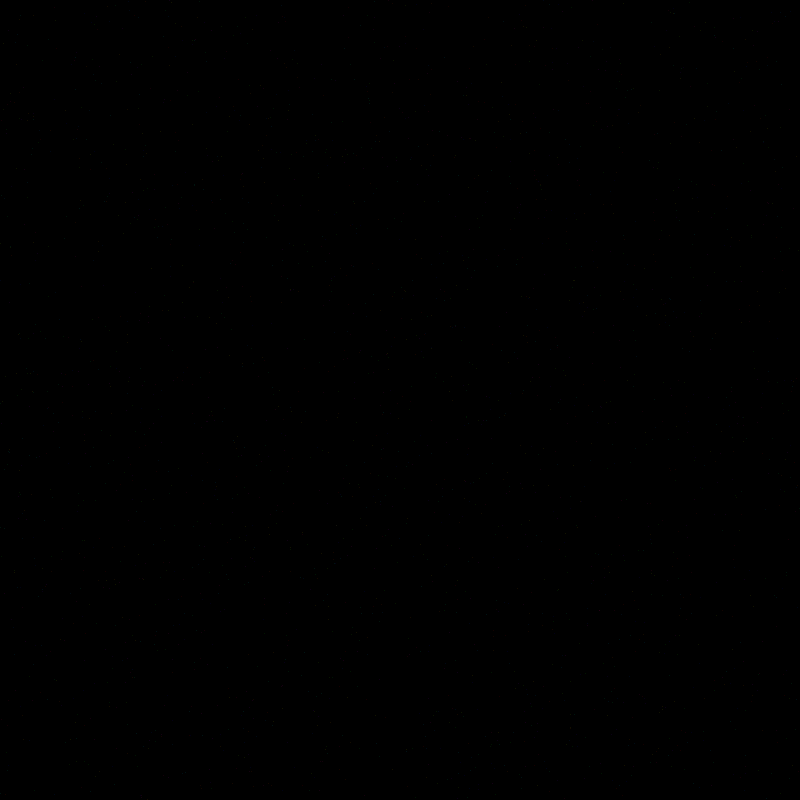
Frame 1 (no input)
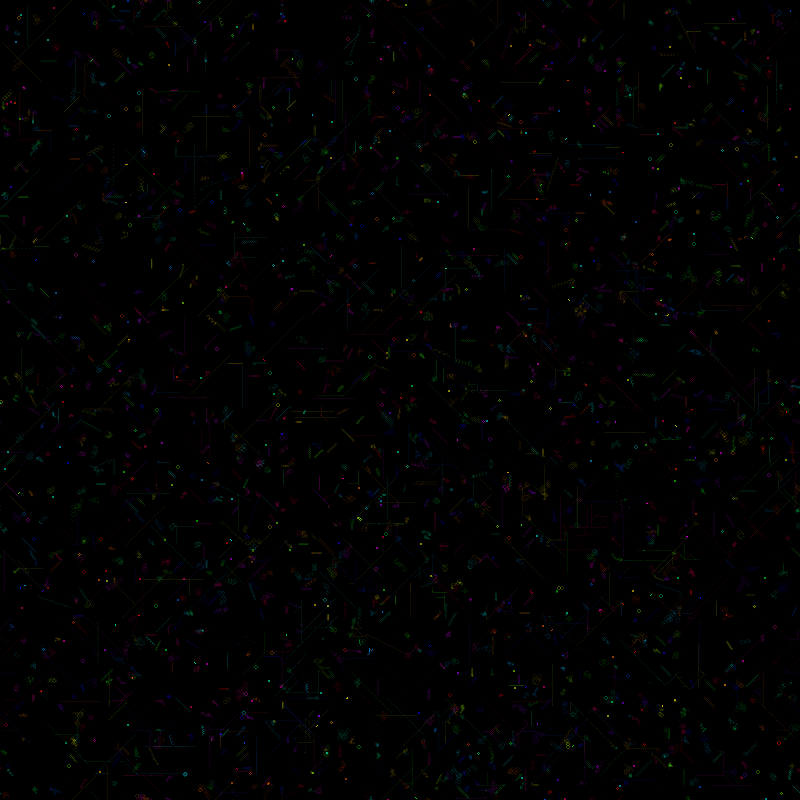
Frame 60 (the mouse pressed at the canvas centre just before this capture)
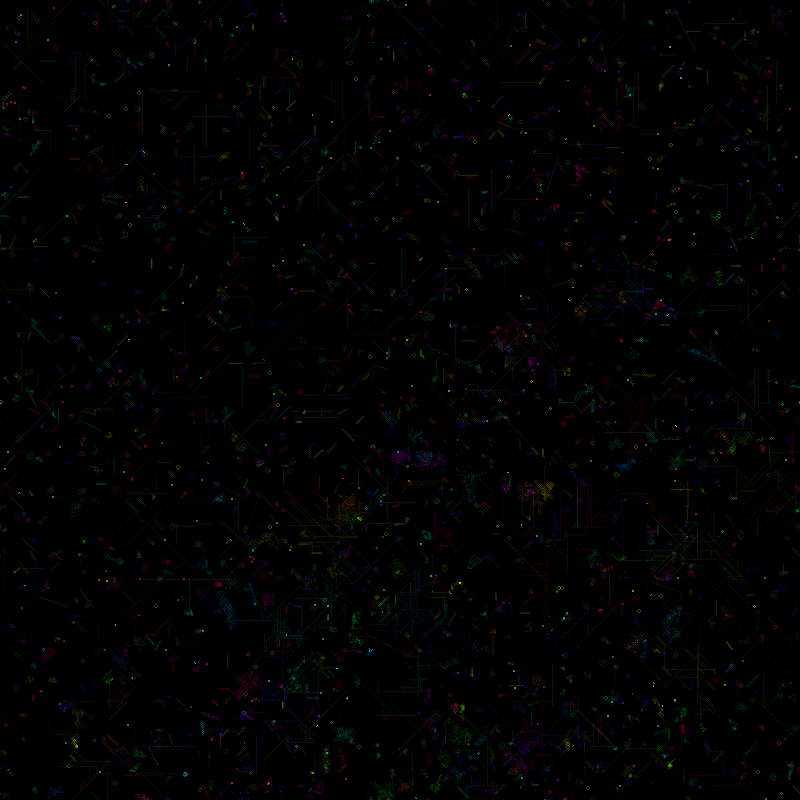
Frame 120 (the mouse held since frame 60 and released just before this capture)

The Processing sketch that drew these frames (run headless with seeded random() and noise(); from frame 60 on, the mouse is pressed at the canvas centre):

// Processing sketch: evolving_ant_farm
// ── evolving_ant_farm.pde
/*
  Evolving Ant Farm
 -----------------
 This program simulates a colony of langton ants. These ants however will age and die overtime and can only reproduce by eating.
 When an ant reproduces its offspring will mutate slightly. This leads to the evolution of unique species which will compete.
 
 written by Adrian Margel, Fall 2018
 */


//---------------------------------
//         Basic Settings
//---------------------------------

//if food is displayed
boolean displayFood=false;
//if the color of the ant is displayed or the trail itself
boolean displayColor=true;
//if the ants move in eight directions or four
boolean eightDirections=true;
//if the food spawns in a disk
boolean foodDisk=false;
//if the map will have varied spawning rules for food (biomes)
boolean multiBiome=true;
//how transparent the ants are (0 to 255)
int opacity=20;
//redraw the an ant's tiles after it dies
boolean redrawDead=false;
//how fast the hue of a species changes
float hueChange=3;
//how fast the screen fades to black (0 to 255, generally works best set to 0 for no fade)
int fade=0;

//the number of different types of tiles
int tileTypes=5;

//---------------------------------



//the map of all tiles
Tile[][] tiles;

//all alive ants
ArrayList<Ant> ants;

//how much the camera is zoomed in
float zoom=1;

void setup() {
  //setup window size
  size(800, 800);
  //set color to use hue
  colorMode(HSB);

  //setup map to size of screen
  tiles=new Tile[width][height];
  for (int x=0; x<tiles.length; x++) {
    for (int y=0; y<tiles[x].length; y++) {
      tiles[x][y]=new Tile(0, new Vector(x, y));
    }
  }

  //spawn starting random ants
  ants=new ArrayList<Ant>();
  for (int i=0; i<5000; i++) {
    spawnRandomAnt();
  }

  //draw starting tiles
  for (int x=0; x<tiles.length; x++) {
    for (int y=0; y<tiles[x].length; y++) {
      fill(tiles[x][y].type*255/tileTypes);
      noStroke();
      rect(x*zoom, y*zoom, zoom, zoom);
    }
  }

  //set framerate really high so it'll max out
  frameRate(300);
}
void draw() {
  //fade screen to black if fade is on
  if(fade>0){
    fill(0,fade);
    noStroke();
    rect(0,0,width,height);
  }
  //try to spawn up to 200 new food tiles
  for (int i=0; i<200; i++) {
    spawnFood(tiles);
  }

  //move all ants
  for (int i=0; i<ants.size(); i++) {
    ants.get(i).move(tiles);
  }

  //remove and kill all dead ants
  for (int i=ants.size()-1; i>=0; i--) {
    if (!ants.get(i).alive) {
      ants.get(i).die();
      ants.remove(i);
    }
  }
}



//-------------General Methods-------------



//spawns food onto the map
void spawnFood(Tile[][] grid) {
  //if the tile was successfully placed
  boolean placed=false;
  //the number of times it will attempt to place the food
  int tries=100;
  while (!placed&&tries>0) {
    //how many more times it will try to place the food
    tries--;

    int x, y;
    //spawn food
    if (!foodDisk) {
      //spawn food in square
      x=(int)random(0, tiles.length);
      y=(int)random(0, tiles[0].length);
    } else {
      //spawning food in a circle
      float d=random(0, 400);
      float a=random(0, TWO_PI);
      x=(int)(cos(a)*d)+400;
      y=(int)(sin(a)*d)+400;
    }

    //if food somehow spawns out of bounds loop it around back into bounds
    if (x<0) {
      x=x+grid.length;
    }
    if (x>=grid.length) {
      x=x-grid.length;
    }
    if (y<0) {
      y=y+grid[0].length;
    }
    if (y>=grid[0].length) {
      y=y-grid[0].length;
    }

    //calculate using a simple set of rules if the food can spawn at this position
    //this is based on the amount of air around the tile

    if (multiBiome) {
      //rules vary over space creating multiple biomes
      int surr=getSurround(tiles, 0, new Vector(x, y), 4);
      if (grid[x][y].type==0&&(surr>x/10&&surr<x/10+y/10)) {
        //if the food can spawn then replace the tile with food
        grid[x][y].resetTile();
        grid[x][y].type=tileTypes;
        //draw the food optionally
        if (displayFood) {
          fill(100, 255, 150,opacity);
          noStroke();
          rect(x*zoom, y*zoom, zoom, zoom);
        }
        //set flag that the tile was placed
        placed=true;
      }
    } else {
      //simpler single biome ruleset
      int surr=getSurround(tiles, 0, new Vector(x, y), 2)+getSurround(tiles, tileTypes, new Vector(x, y), 2);
      if (grid[x][y].type==0&&surr>20&&surr<25) {
        //if the food can spawn then replace the tile with food
        grid[x][y].resetTile();
        grid[x][y].type=tileTypes;
        //draw the food optionally
        if (displayFood) {
          fill(100, 255, 150);
          noStroke();
          rect(x*zoom, y*zoom, zoom, zoom);
        }
        //set flag that the tile was placed
        placed=true;
      }
    }
  }
}

//get the number of tiles surrounding a tile
int getSurround(Tile[][] grid, int fType, Vector pos, int range) {
  int total=0;
  for (int tx=-range; tx<=range; tx++) {
    for (int ty=-range; ty<=range; ty++) {
      int x=pos.x+tx;
      int y=pos.y+ty;
      if (x<0) {
        x=x+grid.length;
      }
      if (x>=grid.length) {
        x=x-grid.length;
      }
      if (y<0) {
        y=y+grid[0].length;
      }
      if (y>=grid[0].length) {
        y=y-grid[0].length;
      }
      if (grid[x][y].type==fType) {
        total++;
      }
    }
  }
  return total;
}

//spawn new ants
void spawnRandomAnt() {
  ants.add(new Ant(new Vector((int)random(0, tiles.length), (int)random(0, tiles[0].length))));
}
void spawnFromRandom(ArrayList<Ant> options) {
  int id=(int)random(0, options.size());
  spawnAnt(options.get(id), new Vector(options.get(id).pos));
}
void spawnAnt(Ant parAnt, Vector pos) {
  ants.add(new Ant(parAnt, pos));
  ants.get(ants.size()-1).mutate();
}



//-------------Classes-------------



//simple integer based vector class
class Vector {
  int x, y;
  Vector(int tx, int ty) {
    x=tx;
    y=ty;
  }
  Vector(Vector clone) {
    x=clone.x;
    y=clone.y;
  }
  boolean isSame(Vector compare) {
    return compare.x==x&&compare.y==y;
  }
}

//this class generates random numbers to be used in mutations
//the mutator class is also able to be mutated
class Mutator {

  //maximum value to be produced
  float high;
  //other values for the math equation used to generate numbers
  float spread;
  float modifier;

  //if true it cannot mutate it's high value
  boolean fixedHigh;

  Mutator(float s, float h, float mod) {

    spread=s;
    high=h;
    modifier=mod;
    fixedHigh=false;
  }

  //create a mutator based off another mutator
  Mutator(Mutator clone) {

    spread=clone.spread;
    high=clone.high;
    modifier=clone.modifier;
    fixedHigh=clone.fixedHigh;
  }

  //set high to be fixed
  void fixHigh() {
    fixedHigh=true;
  }

  //mutate the mutator based on other mutators
  void mutate(Mutator mutateMutateHigh, Mutator mutateMutateSpread, Mutator mutateMutateMod) {
    if (!fixedHigh) {
      if ((int)random(0, 2)==1) {
        high+=mutateMutateHigh.getValue();
      } else {
        high-=mutateMutateHigh.getValue();
      }
    }
    high=max(high, 0.001);

    if ((int)random(0, 2)==1) {
      spread+=mutateMutateSpread.getValue();
    } else {
      spread-=mutateMutateSpread.getValue();
    }
    spread=min(max(spread, 1), 10);

    if ((int)random(0, 2)==1) {
      modifier+=mutateMutateMod.getValue();
    } else {
      modifier-=mutateMutateMod.getValue();
    }
    modifier=max(modifier, 0);
  }

  //get the value for a seed number from 0 to 1
  float getValue(float in) {
    float val=(pow(in, spread)*pow(high, 2)+in*modifier*high)/(high+modifier);
    return val;
  }

  //get a float value
  float getValue() {
    float x=random(0, 1);
    return getValue(x);
  }

  //get an int value
  int getIntValue() {
    int temp=(int)getValue();
    return temp;
  }
}

//this class checks for the existance of a certain tile type at a certain relative position
class Find {
  //the relative position of the tile to be checked
  Vector pos;
  //the type of tile expected
  int type;

  Find(Find clone) {
    type=clone.type;
    pos=new Vector(clone.pos);
  }
  Find(Vector p, int t) {
    pos=new Vector(p);
    type=t;
  }

  //returns true if the tile type matches the expected type at position searched
  //the pos will be rotated based on direction to ensure that ants cannot form directional biases
  boolean matches(Tile[][] grid, Vector p, int direction) {
    int xAdd=0;
    int yAdd=0;
    if (direction==0) {
      xAdd=pos.x;
      yAdd=pos.y;
    } else if (direction==1) {
      xAdd=-pos.y;
      yAdd=pos.x;
    } else if (direction==2) {
      xAdd=-pos.x;
      yAdd=-pos.y;
    } else if (direction==3) {
      xAdd=pos.y;
      yAdd=-pos.x;
    }

    int x=p.x+xAdd;
    int y=p.y+yAdd;

    if (x<0) {
      x=x+grid.length;
    }
    if (x>=grid.length) {
      x=x-grid.length;
    }
    if (y<0) {
      y=y+grid[0].length;
    }
    if (y>=grid[0].length) {
      y=y-grid[0].length;
    }
    if (x>=0&&y>=0&&x<grid.length&&y<grid[0].length) {
      return grid[x][y].type==type;
    }
    return false;
  }
}

//a rule will check for the existance of multiple tiles in a
class Rule {
  //list of tiles it checks for
  ArrayList<Find> search;
  //the type that will be created if the searched tiles are found
  int newType;
  //how much the ant will turn by
  int turn;
  //if the rule is going to be added, this is set to false if the rule discovers it is a duplicate of an existing rule
  boolean alive;

  //create rule as a copy of another rule
  Rule(Rule clone) {
    alive=true;
    turn=clone.turn;
    newType=clone.newType;
    search=new ArrayList<Find>();
    for (int i=0; i<clone.search.size(); i++) {
      search.add(new Find(clone.search.get(i)));
    }
  }
  Rule(ArrayList<Find> s, int nt, int t) {
    search=s;
    newType=nt;
    turn=t;
    alive=true;
    for (int i=0; i<s.size(); i++) {
      for (int j=i+1; j<s.size(); j++) {
        if (s.get(i).pos.isSame(s.get(j).pos)) {
          alive=false;
        }
      }
    }
  }

  boolean isAlive() {
    return alive;
  }

  //returns if the rule has found what it is searching for 
  boolean matches(Tile[][] grid, Vector pos, int direction) {
    for (int i=0; i<search.size(); i++) {
      if (!search.get(i).matches(grid, pos, direction)) {
        return false;
      }
    }
    return true;
  }
}

//this is the class for the modified langton ants that create the ecosystem
class Ant {
  //how old the ant can live
  int ageMax;
  //how much longer the ant has to live
  int age;

  //the rules the ant follows (it's genome)
  ArrayList<Rule> rules;

  //the ant's position
  Vector pos;
  //the direction the ant is facing
  int direction;

  //the color of the ant
  int hue;
  //if the ant is alive
  boolean alive;
  //the id of the tile that will kill the ant
  //each ant is forced to find at least one tile type poisonous
  int weakness;

  //all tiles the ant has created
  ArrayList<Tile> claimed;

  //the mutators for the ant
  //these allow the ants to evolve over time
  Mutator addMut;
  Mutator rangeMut;
  Mutator remMut;
  Mutator shiftMut;
  Mutator shiftDistMut;
  Mutator complexMut;
  Mutator spreadMut;
  Mutator ageMut;
  Mutator mutateMutateHigh;
  Mutator mutateMutateSpread;
  Mutator mutateMutateMod;

  //create an ant from a parent
  Ant(Ant parAnt, Vector p) {
    //set random direction
    if(eightDirections){
      direction=(int)random(0, 8);
    }else{
      direction=(int)random(0, 4);
    }
    //init claimed arraylist
    claimed=new ArrayList<Tile>();
    //set base stats to same as parent
    weakness=parAnt.weakness;
    ageMax=parAnt.ageMax;
    age=ageMax;
    pos=new Vector(p);
    //set to be alive
    alive=true;
    //set the hue to be almost the same as the parent so that species are the same color
    hue=(parAnt.hue+(int)random(-hueChange, hueChange))%256;
    if (hue<0) {
      hue+=256;
    }

    //add rules
    rules=new ArrayList<Rule>();
    for (int i=0; i<parAnt.rules.size(); i++) {
      rules.add(new Rule(parAnt.rules.get(i)));
    }


    //copy parent's mutators
    addMut=new Mutator(parAnt.addMut);
    rangeMut=new Mutator(parAnt.rangeMut);
    remMut=new Mutator(parAnt.remMut);
    shiftMut=new Mutator(parAnt.shiftMut);
    shiftDistMut=new Mutator(parAnt.shiftDistMut);
    complexMut=new Mutator(parAnt.complexMut);
    spreadMut=new Mutator(parAnt.spreadMut);
    ageMut=new Mutator(parAnt.ageMut);

    mutateMutateHigh=new Mutator(parAnt.mutateMutateHigh);
    mutateMutateSpread=new Mutator(parAnt.mutateMutateSpread);
    mutateMutateMod=new Mutator(parAnt.mutateMutateMod);
  }

  //create new ant
  Ant(Vector p) {
    //setup mutators
    addMut=new Mutator(1, 1, 0);
    rangeMut=new Mutator(1, 1, 0);
    remMut=new Mutator(1, 1, 0);
    shiftMut=new Mutator(1, 1, 0);
    shiftDistMut=new Mutator(1, 1, 0);
    complexMut=new Mutator(1, 1, 0);
    spreadMut=new Mutator(1, 1, 0);
    ageMut=new Mutator(1, 1, 0);
    mutateMutateHigh=new Mutator(1, 0.2, 0);
    mutateMutateSpread=new Mutator(1, 0.2, 0);
    mutateMutateMod=new Mutator(1, 0.2, 0);
    for (int i=0; i<100; i++) {
      mutMuts();
    }

    //set generic starting stats
    if(eightDirections){
      direction=(int)random(0, 8);
    }else{
      direction=(int)random(0, 4);
    }
    claimed=new ArrayList<Tile>();
    changeWeakness();
    ageMax=1000;
    age=ageMax;
    alive=true;
    hue=(int)random(0, 256);
    pos=new Vector(p);

    //startup rules
    rules=new ArrayList<Rule>();
    for (int i=0; i<30; i++) {
      addRuleStart();
    }
  }

  //mutate the ants
  void mutate() {
    mutMuts();
    removeRules();
    addRules();
    shiftRules();

    /*
    //this code allows age to evolve
     int ageChange=ageMut.getIntValue();
     if(ageMutMut.getValue()>0.5){
     ageChange*=-1;
     }
     ageMax+=ageChange;
     */

    //very rarely allow weakness to change
    if (random(0, 1000)<1) {
      changeWeakness();
    }
  }

  //mutate the mutators
  void mutMuts() {
    addMut.mutate(mutateMutateHigh, mutateMutateSpread, mutateMutateMod);
    rangeMut.mutate(mutateMutateHigh, mutateMutateSpread, mutateMutateMod);
    remMut.mutate(mutateMutateHigh, mutateMutateSpread, mutateMutateMod);
    shiftMut.mutate(mutateMutateHigh, mutateMutateSpread, mutateMutateMod);
    shiftDistMut.mutate(mutateMutateHigh, mutateMutateSpread, mutateMutateMod);
    complexMut.mutate(mutateMutateHigh, mutateMutateSpread, mutateMutateMod);
    spreadMut.mutate(mutateMutateHigh, mutateMutateSpread, mutateMutateMod);
    ageMut.mutate(mutateMutateHigh, mutateMutateSpread, mutateMutateMod);
  }

  //randomly add a random number of new rules
  void addRules() {
    int add=addMut.getIntValue();
    for (int i=0; i<add; i++) {
      ArrayList<Find> temp;
      Rule tempRule;
      temp = new ArrayList<Find>();
      int rSize=(int)random(1, complexMut.getIntValue()+1);
      for (int j=0; j<rSize; j++) {
        int spreadX=spreadMut.getIntValue();
        int spreadY=spreadMut.getIntValue();
        if ((int)random(0, 2)==0) {
          spreadX*=-1;
        }
        if ((int)random(0, 2)==0) {
          spreadY*=-1;
        }
        temp.add(new Find(new Vector(spreadX, spreadY), (int)random(0, tileTypes+1)));
      }
      if(eightDirections){
        tempRule=new Rule(temp, (int)random(0, tileTypes), (int)random(0, 8));
      }else{
        tempRule=new Rule(temp, (int)random(0, tileTypes), (int)random(0, 4));
      }
      if (tempRule.isAlive()) {
        rules.add((int)random(0, rules.size()+1), tempRule);
      }
    }
  }

  //add new rules for a new ant
  void addRuleStart() {
    ArrayList<Find> temp;
    Rule tempRule;
    temp = new ArrayList<Find>();
    int rSize=(int)random(1, 10);
    for (int j=0; j<rSize; j++) {
      int spreadX=(int)random(0, 3);
      int spreadY=(int)random(0, 3);
      if ((int)random(0, 2)==0) {
        spreadX*=-1;
      }
      if ((int)random(0, 2)==0) {
        spreadY*=-1;
      }
      temp.add(new Find(new Vector(spreadX, spreadY), (int)random(0, tileTypes+1)));
    }
    if(eightDirections){
      tempRule=new Rule(temp, (int)random(0, tileTypes), (int)random(0, 8));
    }else{
      tempRule=new Rule(temp, (int)random(0, tileTypes), (int)random(0, 4));
    }
    if (tempRule.isAlive()) {
      rules.add((int)random(0, rules.size()+1), tempRule);
    }
  }

  //randomly add rules
  void removeRules() {
    int rem=min(remMut.getIntValue(), rules.size());
    for (int i=0; i<rem; i++) {
      rules.remove((int)random(0, rules.size()));
    }
  }

  //randomly shuffle the priority of the rules
  void shiftRules() {
    int shift=min(shiftMut.getIntValue(), rules.size());
    for (int i=0; i<shift; i++) {
      int shiftId=(int)random(0, rules.size());
      int shiftAmount=shiftDistMut.getIntValue();
      Rule temp=rules.get(shiftId);
      rules.remove(shiftId);
      shiftId=min(max(shiftId+shiftAmount, 0), rules.size());
      rules.add(shiftId, temp);
    }
  }

  void changeWeakness() {
    weakness=(int)random(1, tileTypes);
  }

  //move the ant and apply the ant's rules
  void move(Tile[][] map) {
    //if the ant is dead then exit the method
    if (!alive) {
      return;
    }

    //apply all the rules in order
    for (int i=0; i<rules.size(); i++) {
      if (rules.get(i).matches(map, pos, direction)) {
        //rotate the direction based on the active rule
        if (!eightDirections) {
          direction=(direction+rules.get(i).turn)%4;
        } else {
          direction=(direction+rules.get(i).turn)%8;
        }

        //change the tile type 
        map[pos.x][pos.y].setTile(rules.get(i).newType, this);
        //add the new tile to the list of tiles it's changed
        claimed.add(map[pos.x][pos.y]);

        //draw changed tiles
        if (displayColor) {
          //draw the new tiles as the color of the ant
          fill(hue, 255, 255,opacity);
          //fill(hue, 255, (tiles[pos.x][pos.y].type+1)*255/tileTypes,opacity);
        } else {
          //draw the new tiles as their real color
          fill(tiles[pos.x][pos.y].type*255/tileTypes,opacity);
        }
        noStroke();
        rect(pos.x*zoom, pos.y*zoom, zoom, zoom);

        break;
      }
    }

    //move in the direction the ant is facing
    if (!eightDirections) {
      //four directional movement
      if (direction==0) {
        pos.x++;
      } else if (direction==1) {
        pos.y++;
      } else if (direction==2) {
        pos.x--;
      } else if (direction==3) {
        pos.y--;
      }
    } else {
      //eight directional movement
      if (direction==0) {
        pos.x++;
      } else if (direction==1) {
        pos.x++;
        pos.y++;
      } else if (direction==2) {
        pos.y++;
      } else if (direction==3) {
        pos.y++;
        pos.x--;
      } else if (direction==4) {
        pos.x--;
      } else if (direction==5) {
        pos.y--;
        pos.x--;
      } else if (direction==6) {
        pos.y--;
      } else if (direction==7) {
        pos.y--;
        pos.x++;
      }
    }

    //if it goes off the map's edge loop it around to the other side
    if (pos.x<0) {
      pos.x=map.length-1;
    }
    if (pos.x>=map.length) {
      pos.x=0;
    }
    if (pos.y<0) {
      pos.y=map[pos.x].length-1;
    }
    if (pos.y>=map[pos.x].length) {
      pos.y=0;
    }

    //if it is on food eat the food and make a child
    if (map[pos.x][pos.y].type==tileTypes) {
      map[pos.x][pos.y].type=0;
      spawnAnt(this, new Vector(pos));

      //re-draw the food tile as empty
      fill(0,opacity);
      noStroke();
      rect(pos.x*zoom, pos.y*zoom, zoom, zoom);
    }

    //cause ant to age
    age--;
    //cause ant to age faster depending on the amount of empty tiles around it, this makes it harder for ants to spread
    //keep in mind food only spawns in tiles with space around them
    age-=abs(getSurround(map, 0));

    //if it's age reaches 0 kill the ant
    if (age<0) {
      alive=false;

      //if the ant is on a tile it is weak to die
    } else if (map[pos.x][pos.y].die(this, weakness)) {
      alive=false;
    }
  }

  //get the number of a tile around the ant of a certain type
  int getSurround(Tile[][] grid, int fType) {
    int total=0;
    for (int tx=-2; tx<=2; tx++) {
      for (int ty=-2; ty<=2; ty++) {
        int x=pos.x+tx;
        int y=pos.y+ty;
        if (x<0) {
          x=x+grid.length;
        }
        if (x>=grid.length) {
          x=x-grid.length;
        }
        if (y<0) {
          y=y+grid[0].length;
        }
        if (y>=grid[0].length) {
          y=y-grid[0].length;
        }
        if (grid[x][y].type==fType||grid[x][y].type==tileTypes) {
          total++;
        }
      }
    }
    return total;
  }

  //kill the ant
  //redraws all the tiles the ant has covered as dead tiles and resets their owner
  void die() {
    noStroke();
    for (Tile t : claimed) {
      //if the ant still owns the tile reset and redraw the tile
      if (t.isOwner(this)) {
        t.resetTile();
        if(redrawDead){
          fill(t.type*255/tileTypes);
          rect(t.pos.x*zoom, t.pos.y*zoom, zoom, zoom);
        }
      }
    }
  }
}

//the tiles the map is made of, act as the environment
class Tile {
  //the type of tile
  int type;
  //the last alive ant to change the tile
  Ant owner;
  //position of the tile
  Vector pos;

  Tile(int t, Vector p) {
    pos=p;
    owner=null;
    type=t;
  }

  //have an ant change the tile type
  void setTile(int t, Ant o) {
    type=t;
    owner=o;
  }

  //reset the tile owner
  void resetTile() {
    owner=null;
    //unused to set tile back to being empty
    //type=0;
  }

  //check if an ant is the owner
  boolean isOwner(Ant test) {
    if (owner==null) {
      return false;
    }
    return test==owner;
  }

  //check it the tile has an alive owner
  boolean claimed() {
    return owner!=null&&owner.alive;
  }

  //check if an ant will die on this tile
  boolean die(Ant test, int weakness) {
    if (type!=weakness) {
      return false;
    }
    if (owner==null) {
      return true;
    }
    return test!=owner;
  }
}
